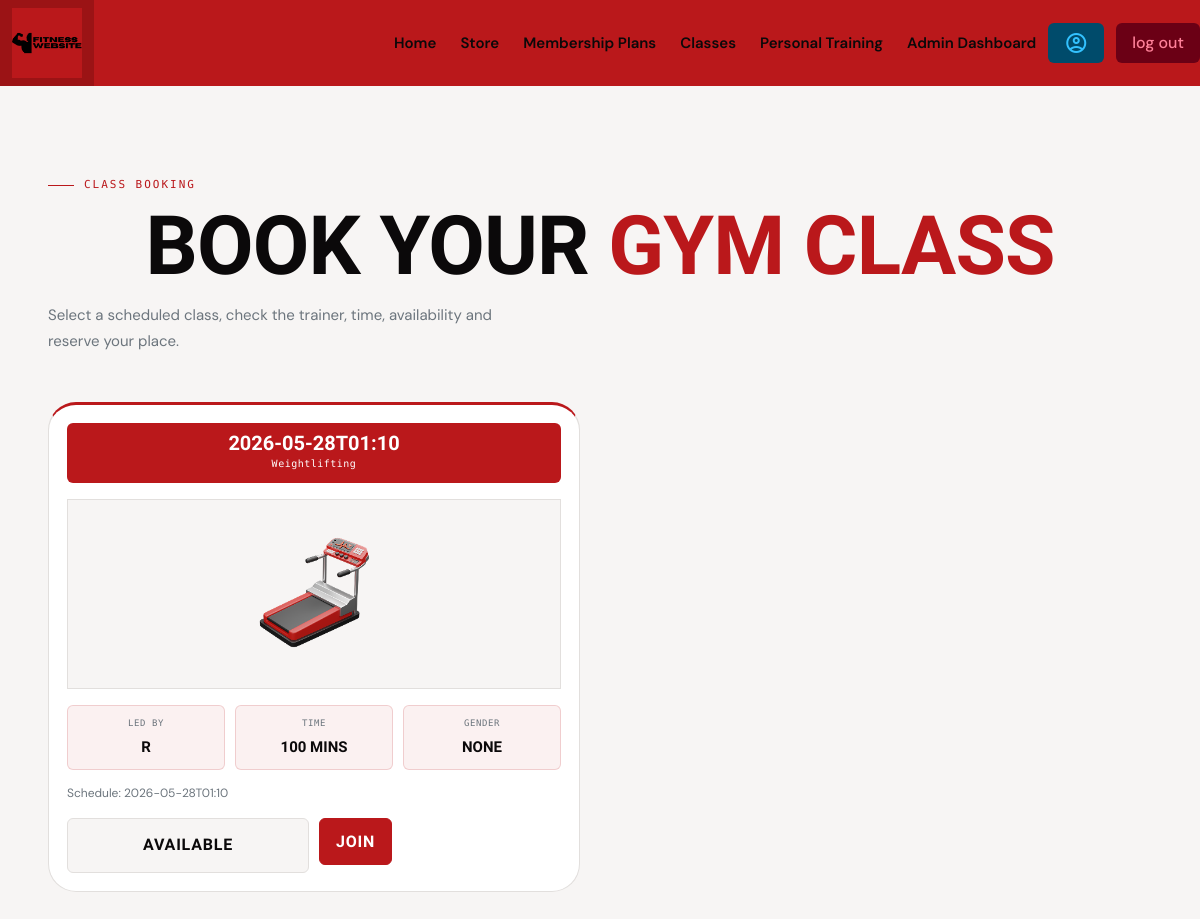
The page /class (signed in) on the database its author committed.
### tables this page shows
CREATE TABLE Class_table(Class_id Integer Primary Key Autoincrement, Name Text, Schedule Date, Duration Integer, Trainer_id Integer, Admin_id Integer, Foreign Key(Trainer_id) References Trainer_table(Trainer_id), Foreign Key(Admin_id) References Admin_table(Admin_id));

CREATE TABLE Trainer_table(Trainer_id Integer Primary Key Autoincrement, Name Text, Age Integer, Gender Text, Email Text, Password Text);

### app.py (the view)
@app.route("/class")
def classes():
    con, cur = database_connection()
    cur.execute("""
        SELECT
            Class_table.Class_id,
            Class_table.Name,
            Class_table.Schedule,
            Class_table.Duration,
            Trainer_table.Name,
            Trainer_table.Gender
        FROM Class_table
        JOIN Trainer_table
        ON Class_table.Trainer_id = Trainer_table.Trainer_id
        ORDER BY Class_table.Schedule ASC
    """)
    classes = cur.fetchall()
    joined_class_ids = []
    if current_user.is_authenticated and current_user.account_type == "User":
        cur.execute(
            "SELECT Class_id FROM Booking_table WHERE User_id = ?",
            (current_user.id,)
        )
        joined_class_ids = [row[0] for row in cur.fetchall()]
    con.close()
    return render_template("classes.html", classes=classes, joined_class_ids=joined_class_ids)

### app.py (called while the page is built)
def database_connection():
    con = sqlite3.connect("Fitness.db")
    cur = con.cursor()
    return con, cur

@login_manager.user_loader
def load_user(id):
    account_type, id = id.split(":", 1)
    con, cur = database_connection()
    print(account_type)
    print(id)
    if account_type == "trainers"or account_type == "Trainer"or account_type == "Trainer_table":
        account_type = "Trainer"
    elif account_type == "members" or account_type == "User" or account_type == "User_table":
        account_type = "User"
    else:
        account_type = "Admin"
    cur.execute(f"Select * From {account_type}_table Where {account_type}_id=(?)", (id,))
    row = cur.fetchone()
    con.commit()
    con.close()
    print(row)
    if row is None:
        return None
    else:
        return User(row[0], row[1], account_type, row[4], row[5])

### templates/classes.html (shortened to what this page needs)
{% extends "base.html" %}
{% block head %}
    <link rel="stylesheet" href="{{ url_for('static', filename='Classes_page.css') }}">
{% endblock %}
{% block content %}
<section class="section class-booking-section">
    <div class="wrap">
        <div class="intro">
            <div class="intro-tag">Class Booking</div>
            <h1>Book your <strong>gym class</strong></h1>
            <p>Select a scheduled class, check the trainer, time, availability and reserve your place.</p>
        </div>
        <div class="columns is-multiline is-variable is-5">
            {% for class in classes %}
                <div class="column is-6">
                    <div class="class-card">
                        <div class="class-head">
                            <p>{{ class[2] }}</p>
                            <span>{{ class[1] }}</span>
                        </div>
                        <div class="class-image">
                            <img src="{{ url_for('static', filename='images/8.png') }}" alt="Treadmill">
                        </div>
                        <div class="class-info-grid">
                            <div class="info-box">
                                <span>Led by</span>
                                <strong>{{ class[4] }}</strong>
                            </div>
                            <div class="info-box">
                                <span>Time</span>
                                <strong>{{ class[3] }} mins</strong>
                            </div>
                            <div class="info-box">
                                <span>Gender</span>
                                <strong>{{ class[5] }}</strong>
                            </div>
                        </div>
                        <p class="schedule-text">
                            Schedule: {{ class[2] }}
                        </p>
                        <div class="class-actions">
                            <div class="places-box">
                                Available
                            </div>
                            {% if current_user.is_authenticated and current_user.account_type == "User" %}
                                {% if class[0] in joined_class_ids %}
                                    <form method="POST" action="{{ url_for('remove_class_booking', id=class[0]) }}">
                                        <button type="submit" class="join-btn remove-btn">
                                            Remove
                                        </button>
                                    </form>
                                {% else %}
                                    <form method="POST" action="{{ url_for('join_class', id=class[0]) }}">
                                        <button type="submit" class="join-btn">
                                            Join
                                        </button>
                                    </form>
                                {% endif %}
                            {% elif current_user.is_authenticated %}
                                <button class="join-btn disabled-btn" disabled>
                                    Members Only
                                </button>
                            {% else %}
                                <a href="{{ url_for('login') }}" class="join-btn">
                                    Login to Join
                                </a>
                            {% endif %}
                        </div>
                    </div>
                </div>
            {% else %}
                <div class="column is-12">
                    <p class="has-text-centered">
                        No classes have been created yet.
                    </p>
                </div>
            {% endfor %}
        </div>
    </div>
</section>
{% endblock %}

### static/base.css (style rules this page uses)
:root { --red: #BA181B; --white: #FFFFFF; --gray: #6C757D; --red-hover: #9b1315; --gray-light: #e9ecef; --ink: #0B090A; --surface: #F7F5F4; --card-bg: #FFFFFF; --border: #e2dfdd; --heading: 'Barlow Condensed', sans-serif; --body: 'DM Sans', sans-serif; --mono: 'DM Mono', monospace; --ease: 0.22s cubic-bezier(0.4, 0, 0.2, 1); --radius: 4px; }
*, *::before, *::after { box-sizing: border-box; margin: 0; padding: 0; }
html { scroll-behavior: smooth; }
body { font-family: var(--body); color: var(--ink); background: var(--surface); line-height: 1.65; font-size: 15px; }

### static/Classes_page.css (style rules this page uses)
:root { --red: #BA181B; --white: #FFFFFF; --gray: #6C757D; --red-hover: #9b1315; --gray-light: #e9ecef; --ink: #0B090A; --surface: #F7F5F4; --card-bg: #FFFFFF; --border: #e2dfdd; --heading: 'Barlow Condensed', sans-serif; --body: 'DM Sans', sans-serif; --mono: 'DM Mono', monospace; --ease: 0.22s cubic-bezier(0.4, 0, 0.2, 1); --radius: 4px; }
*, *::before, *::after { box-sizing: border-box; margin: 0; padding: 0; }
html { scroll-behavior: smooth; }
body { font-family: var(--body); color: var(--ink); background: var(--surface); line-height: 1.65; font-size: 15px; }
.intro { margin-bottom: 48px; animation: rise 0.5s ease 0.05s both; }
.intro-tag { font-family: var(--mono); font-size: 11px; letter-spacing: 0.18em; text-transform: uppercase; color: var(--red); display: flex; align-items: center; gap: 10px; margin-bottom: 14px; }
.intro-tag::before { content: ''; display: block; width: 26px; height: 1px; background: var(--red); }
.intro h1 { font-family: var(--heading); font-size: clamp(48px, 7vw, 82px); text-align: center; line-height: 0.94; font-weight: 800; text-transform: uppercase; letter-spacing: -0.01em; color: var(--ink); margin-bottom: 18px; }
.intro h1 strong { font-weight: 800; color: var(--red); }
.intro p { font-size: 15px; color: var(--gray); max-width: 460px; line-height: 1.7; }
.class-booking-section { background: var(--surface); padding-top: 90px; }
.class-card { background: var(--card-bg); border: 1px solid var(--border); border-top: 3px solid var(--red); border-radius: 28px; padding: 18px; position: relative; transition: transform var(--ease), box-shadow var(--ease), border-color var(--ease); }
.class-head { background: var(--red); color: var(--white); text-align: center; padding: 10px 16px; border-radius: 6px; margin-bottom: 16px; }
.class-head p { font-family: var(--heading); font-size: 20px; font-weight: 800; line-height: 1; margin: 0; }
.class-head span { display: block; font-family: var(--mono); font-size: 10px; margin-top: 3px; letter-spacing: 0.05em; }
.class-image { height: 190px; border: 1px solid var(--border); background: var(--surface); display: flex; align-items: center; justify-content: center; margin-bottom: 16px; overflow: hidden; }
.class-image img { max-width: 220px; max-height: 160px; object-fit: contain; }
.class-info-grid { display: grid; grid-template-columns: repeat(3, 1fr); gap: 10px; margin-bottom: 14px; }
.info-box { background: rgba(186, 24, 27, 0.06); border: 1px solid rgba(186, 24, 27, 0.16); border-radius: 6px; padding: 10px; text-align: center; }
.info-box span { display: block; font-family: var(--mono); font-size: 9px; color: var(--gray); text-transform: uppercase; letter-spacing: 0.06em; }
.info-box strong { display: block; margin-top: 4px; font-family: var(--heading); font-size: 15px; color: var(--ink); text-transform: uppercase; }
.schedule-text { font-size: 12px; color: var(--gray); margin-bottom: 14px; }
.class-actions { display: grid; grid-template-columns: 1fr 1fr; gap: 10px; }
.places-box, .join-btn { padding: 13px 16px; border-radius: 6px; text-align: center; font-family: var(--heading); font-size: 16px; font-weight: 800; text-transform: uppercase; letter-spacing: 0.05em; }
.places-box { background: var(--surface); border: 1px solid var(--border); color: var(--ink); }
.join-btn { background: var(--red); border: 1px solid var(--red); color: var(--white); cursor: pointer; transition: background var(--ease), transform var(--ease); }

### rows shown on the page
Class_table: Schedule "2026-05-28T01:10", Name "Weightlifting", Name "R", Duration "100", class "NONE"
